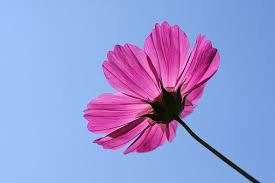
#> input picture codigos/flor.jpg, 275 x 183 px
$ python topico6.py
#> lines starting #> are read from the running program, lines starting #| are printed output that depends on the picture; after the words box and inside, x2 and y2 are one past the last pixel; in counts of white or black regions, pixels touching at a corner belong together
"""Tópico 6 – Abrir uma imagem colorida, transformar em tom de cinza,
visualizar imagem de entrada. Apliquem os filtros passa alta de canny (cv_canny),
visualizem os resultados e salvem. Obs:
busquem compreender os resultados do filtro."""

import cv2

# Apply Canny filter (change the inferior and superior limit and see the difference)
imagem = cv2.imread("flor.jpg")
#> imagem is the input picture: shape (183, 275, 3); mean B, G, R 214.5, 153.5, 150.5
grayscale_image = cv2.cvtColor(imagem, cv2.COLOR_BGR2GRAY)
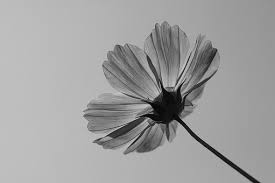
#> grayscale_image: shape (183, 275); min 1, max 205, mean 159.6
canny_image = cv2.Canny(grayscale_image, 80, 180)
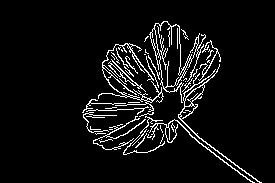
#> canny_image: shape (183, 275); 6.3% white in thin lines or dots, all inside (x1, y1, x2, y2) = (82, 21, 262, 183)


# Show the HSV image and its channels
# Show the input image
cv2.imshow('Input grayscale image', grayscale_image)

# Show the result of the canny filter
cv2.imshow('Canny filter result', canny_image)

cv2.waitKey(0)
